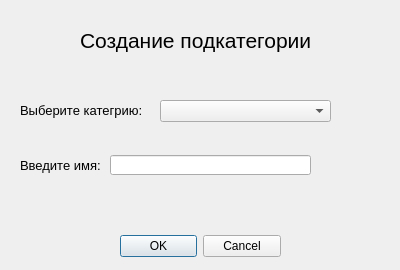
<?xml version="1.0" encoding="UTF-8"?>
<ui version="4.0">
 <class>Dialog</class>
 <widget class="QDialog" name="Dialog">
  <property name="geometry">
   <rect>
    <x>0</x>
    <y>0</y>
    <width>400</width>
    <height>270</height>
   </rect>
  </property>
  <property name="windowTitle">
   <string>Dialog</string>
  </property>
  <widget class="QDialogButtonBox" name="buttonBox">
   <property name="geometry">
    <rect>
     <x>120</x>
     <y>230</y>
     <width>161</width>
     <height>32</height>
    </rect>
   </property>
   <property name="orientation">
    <enum>Qt::Horizontal</enum>
   </property>
   <property name="standardButtons">
    <set>QDialogButtonBox::Cancel|QDialogButtonBox::Ok</set>
   </property>
  </widget>
  <widget class="QLabel" name="label">
   <property name="geometry">
    <rect>
     <x>80</x>
     <y>20</y>
     <width>231</width>
     <height>41</height>
    </rect>
   </property>
   <property name="font">
    <font>
     <pointsize>16</pointsize>
    </font>
   </property>
   <property name="text">
    <string>Создание подкатегории</string>
   </property>
  </widget>
  <widget class="QLabel" name="label_2">
   <property name="geometry">
    <rect>
     <x>20</x>
     <y>100</y>
     <width>131</width>
     <height>21</height>
    </rect>
   </property>
   <property name="font">
    <font>
     <pointsize>10</pointsize>
    </font>
   </property>
   <property name="text">
    <string>Выберите категрию:</string>
   </property>
  </widget>
  <widget class="QComboBox" name="categoryBox">
   <property name="geometry">
    <rect>
     <x>160</x>
     <y>100</y>
     <width>171</width>
     <height>22</height>
    </rect>
   </property>
  </widget>
  <widget class="QLineEdit" name="nameLine">
   <property name="geometry">
    <rect>
     <x>110</x>
     <y>155</y>
     <width>201</width>
     <height>20</height>
    </rect>
   </property>
  </widget>
  <widget class="QLabel" name="label_3">
   <property name="geometry">
    <rect>
     <x>20</x>
     <y>150</y>
     <width>81</width>
     <height>31</height>
    </rect>
   </property>
   <property name="font">
    <font>
     <pointsize>10</pointsize>
    </font>
   </property>
   <property name="text">
    <string>Введите имя:</string>
   </property>
  </widget>
 </widget>
 <resources/>
 <connections>
  <connection>
   <sender>buttonBox</sender>
   <signal>accepted()</signal>
   <receiver>Dialog</receiver>
   <slot>accept()</slot>
   <hints>
    <hint type="sourcelabel">
     <x>248</x>
     <y>254</y>
    </hint>
    <hint type="destinationlabel">
     <x>157</x>
     <y>274</y>
    </hint>
   </hints>
  </connection>
  <connection>
   <sender>buttonBox</sender>
   <signal>rejected()</signal>
   <receiver>Dialog</receiver>
   <slot>reject()</slot>
   <hints>
    <hint type="sourcelabel">
     <x>316</x>
     <y>260</y>
    </hint>
    <hint type="destinationlabel">
     <x>286</x>
     <y>274</y>
    </hint>
   </hints>
  </connection>
 </connections>
</ui>
